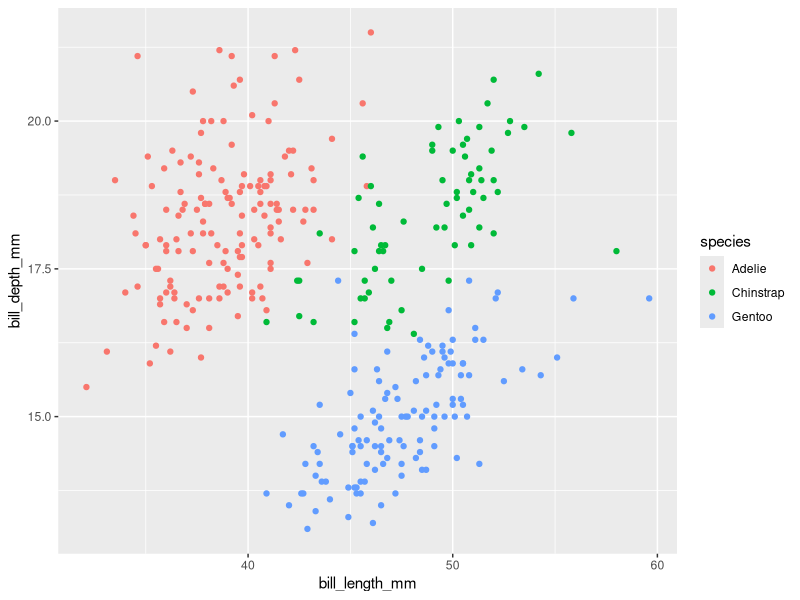
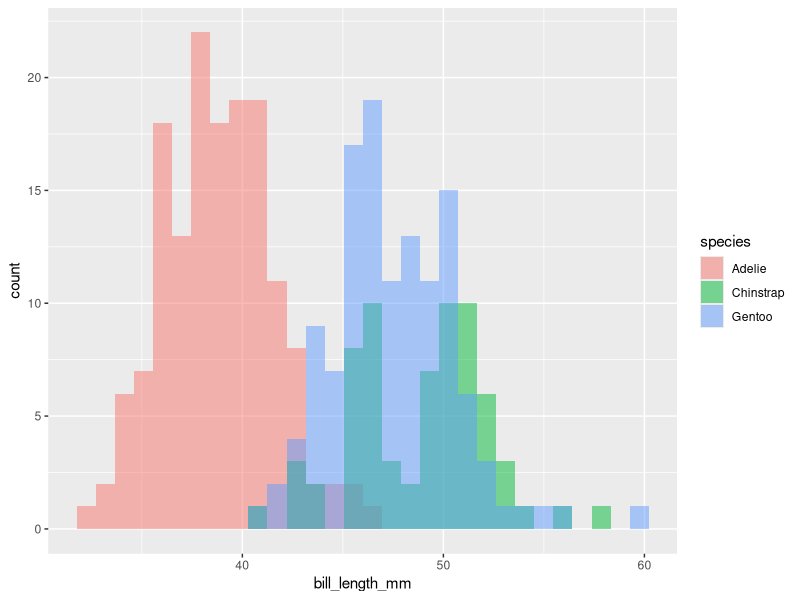
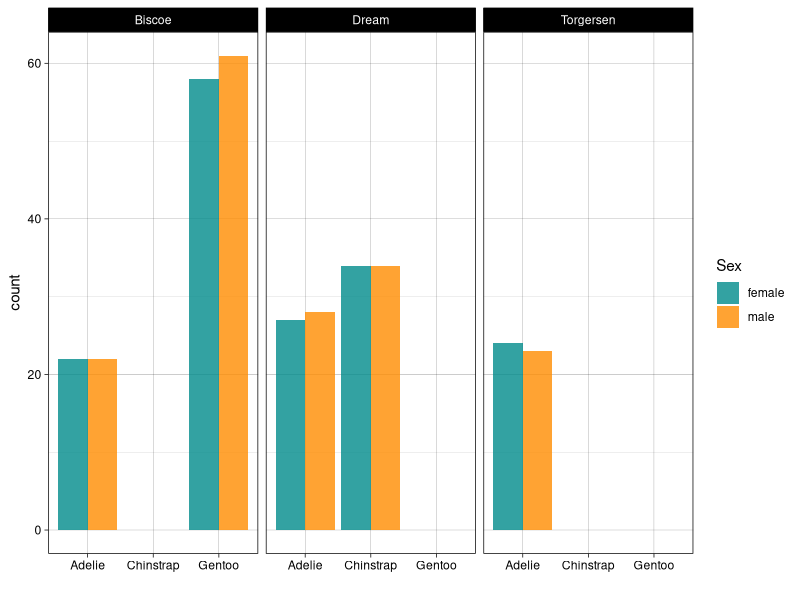
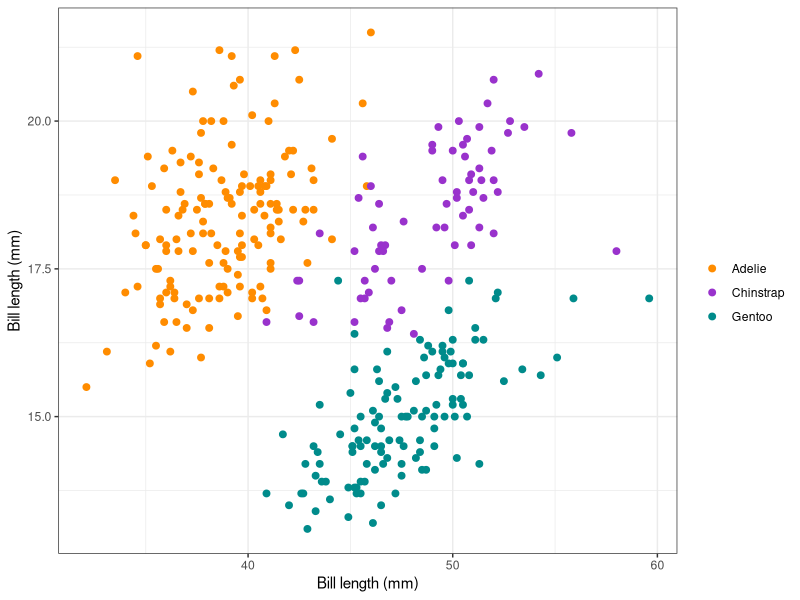
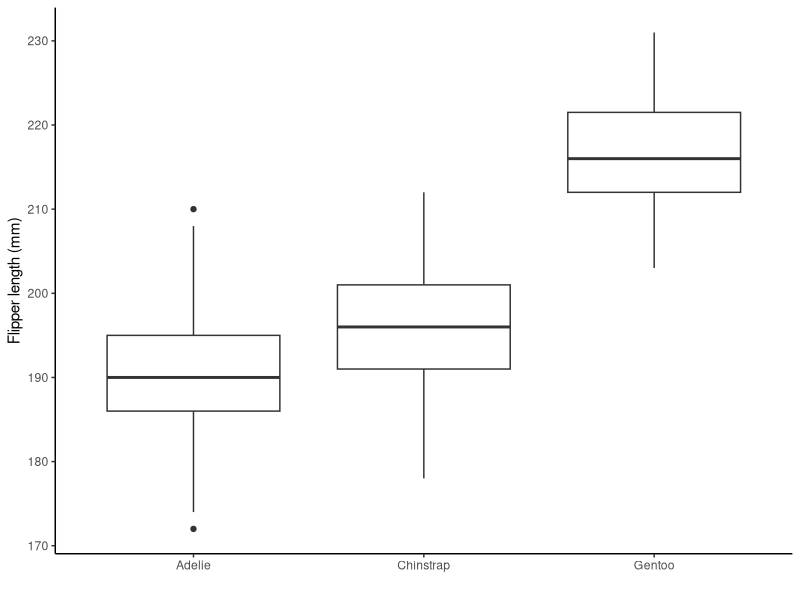
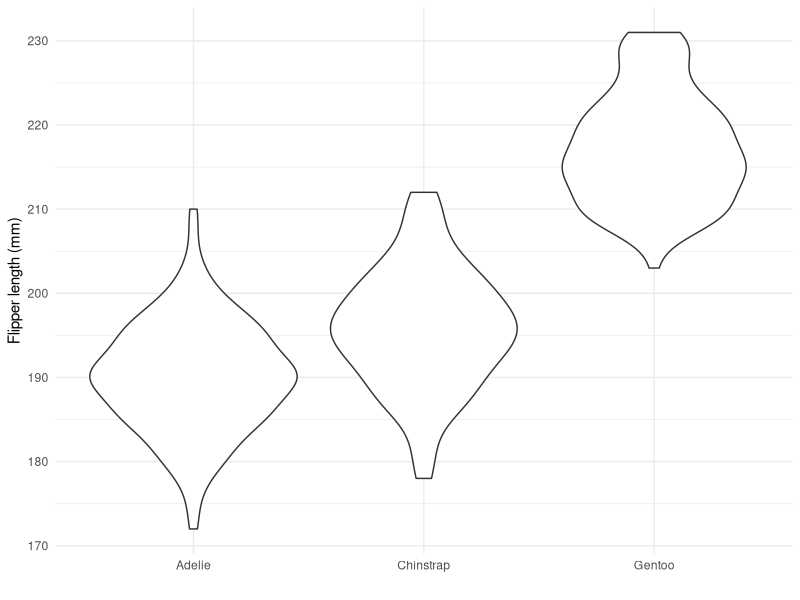
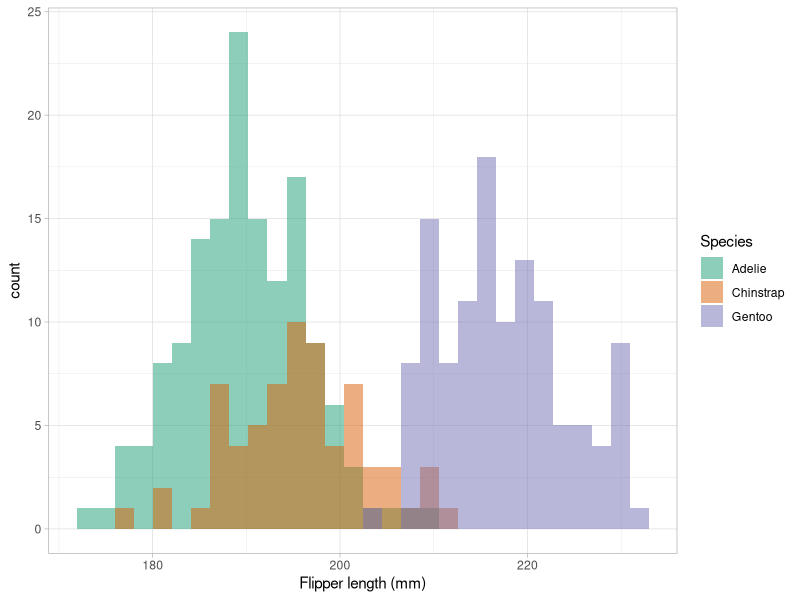
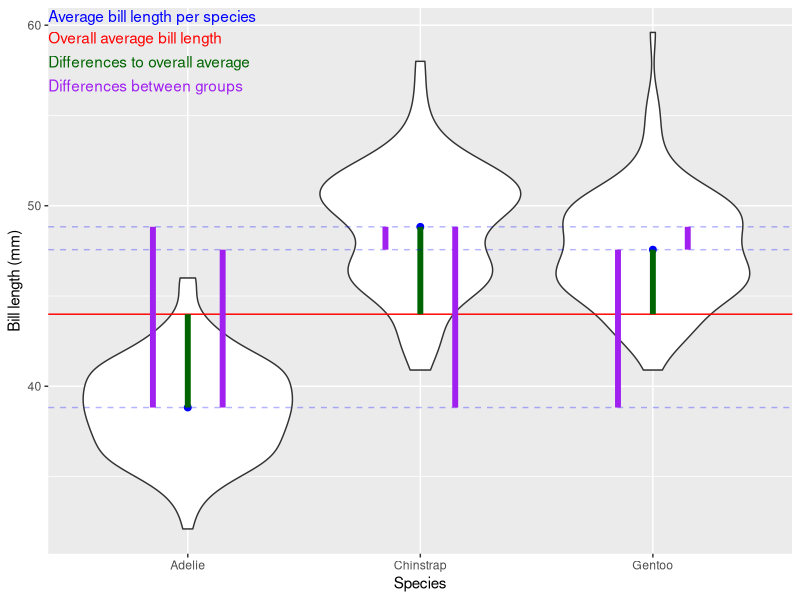

Recreate these plots in R, in order.
## ---- chunk 1
knitr::include_url('https://giphy.com/embed/3og0IO5z8Rd30ktV6g')
## ---- chunk 2
library(palmerpenguins) ## contains some nice penguin data
penguins
## ---- chunk 3
library(tidyverse)
penguins %>% 
  apply(.,2,is.na) %>%
  apply(.,2,sum)
## ---- chunk 4
penguins_nafree <- penguins %>% drop_na()
penguins_nafree
## ---- chunk 5
filter(penguins_nafree, island == "Torgersen" )
summarise(penguins_nafree, avgerage_bill_length = mean(bill_length_mm))
group_by(penguins_nafree, species)
## ---- chunk 6
penguins_nafree %>% 
  group_by(species) %>% 
  summarise(avgerage_bill_length = mean(bill_length_mm))
## ---- chunk 7
penguins_nafree %>% 
  group_by(island,species) %>% 
  summarise(avgerage_bill_length = mean(bill_length_mm))
## ---- chunk 8
## scatter
ggplot(data = penguins_nafree, aes(x = bill_length_mm, y = bill_depth_mm, color = species)) +
  geom_point()
## histogram
ggplot(data = penguins, aes(x = bill_length_mm)) +
  geom_histogram(aes(fill = species), alpha = 0.5, position = "identity")
## ---- chunk 9
penguins_nafree %>%
  count(species, sex, island)
## ---- chunk 10
ggplot(penguins_nafree, aes(x = species, fill = sex)) +
  geom_bar(alpha = 0.8, position = "dodge") +
  facet_wrap(~island) +
  xlab("") +
  theme_linedraw() + ## remember themes...
  scale_fill_manual(values = c("cyan4","darkorange"), name = "Sex") 
## ---- chunk 11
ggplot(data = penguins_nafree, aes(x = bill_length_mm, y = bill_depth_mm)) +
  geom_point(aes(color = species),size = 2)  +
  scale_color_manual(values = c("darkorange","darkorchid","cyan4"), name = "") +
  theme_bw() + ## Oo a new theme
  xlab("Bill length (mm)") +
  ylab("Bill length (mm)")
## ---- chunk 12
## boxplot
ggplot(penguins_nafree,aes(x = species, y = flipper_length_mm)) +
    geom_boxplot() +
    ylab("Flipper length (mm)") + xlab("") +
  theme_classic() ## yet another theme
## violin plot
ggplot(penguins_nafree,aes(x = species, y = flipper_length_mm)) + 
    geom_violin() +
    ylab("Flipper length (mm)") + xlab("") +
    theme_minimal() ## soon you could be making your own
## histogram, with a colorblind friendly palette
## try running display.brewer.all(colorblindFriendly = TRUE)
## what do you think it's doing
ggplot(penguins_nafree,aes(x = flipper_length_mm)) + 
    geom_histogram(aes(fill = species), alpha = 0.5, position = "identity") +
    xlab("Flipper length (mm)") + 
    scale_fill_brewer(palette = "Dark2", name = "Species") +
  theme_light()

## ---- chunk 13
means <- penguins_nafree %>% group_by(species) %>% summarise(means = mean(bill_length_mm))
mean <- mean(penguins_nafree$bill_length_mm)
means$ends <- mean
means$lag1 <- means$means[c(2,3,1)]
means$lag2 <- means$means[c(3,1,2)]
ggplot(penguins_nafree,aes(x = species, y = bill_length_mm)) + 
    geom_violin()  + 
  ylab("Bill length (mm)") +
  xlab("Species") +
  geom_point(data = means, aes(x = species, y = means),color = "blue", size = 2) +
  annotate(geom = 'text', label = "Average bill length per species" , x = -Inf, y = Inf, hjust = 0, vjust = 1.2, color = "blue") +
  geom_hline(yintercept = mean, color = "red") +
  annotate(geom = 'text', label = "Overall average bill length" , x = -Inf, y = Inf, hjust = 0, vjust = 3, color = "red") +
  geom_segment(data = means, aes(x = species, y = means, xend = species, yend = ends),col = "darkgreen", size = 2)  +
  annotate(geom = 'text', label = "Differences to overall average" , x = -Inf, y = Inf, hjust = 0, vjust = 5, color = "darkgreen") +
  geom_hline(data = means, aes(yintercept = means), color = "blue", alpha = 0.3, lty = 2) + 
  geom_segment(data = means, aes(x = as.numeric(species) - 0.15, y = means, 
                                 xend = as.numeric(species) - 0.15, yend = lag1),col = "purple", size = 2) +
  geom_segment(data = means, aes(x = as.numeric(species) + 0.15, y = means, 
                                 xend = as.numeric(species) + 0.15, yend = lag2),col = "purple", size = 2)+
  annotate(geom = 'text', label = "Differences between groups" , x = -Inf, y = Inf, 
           hjust = 0, vjust = 7, color = "purple")
## ---- chunk 14
jit <- ggplot() + 
  geom_jitter(data = penguins_nafree,aes(x = species, y = bill_length_mm, color = species), alpha = 0.2) 

penguins_nafree$x_points <- layer_data(jit)$x
penguins_nafree$y_points <- layer_data(jit)$y
penguins_nafree <- penguins_nafree %>% group_by(species) %>% mutate(sp_means = mean(bill_length_mm))

ggplot() + 
  ylab("Bill length (mm)") +
  xlab("Species") +
  geom_point(data = means, aes(x = species, y = means, color = species), size = 2) +
  geom_text(data = means, aes(x = species, y = means + 2.5, color = species, 
                              label = paste0("Species average = ",round(means,3)))) +
  geom_hline(data = means, aes(yintercept = means, color = species), alpha = 0.3, lty = 2) +
  geom_point(data = penguins_nafree,aes(x = x_points, y = y_points, color = species), alpha = 0.2) +
  theme(legend.position = "none") + 
  geom_segment(data = penguins_nafree, aes(x = x_points, y = y_points, xend = x_points, 
                                 yend = sp_means,color = species), size = 1, alpha = 0.2) 
